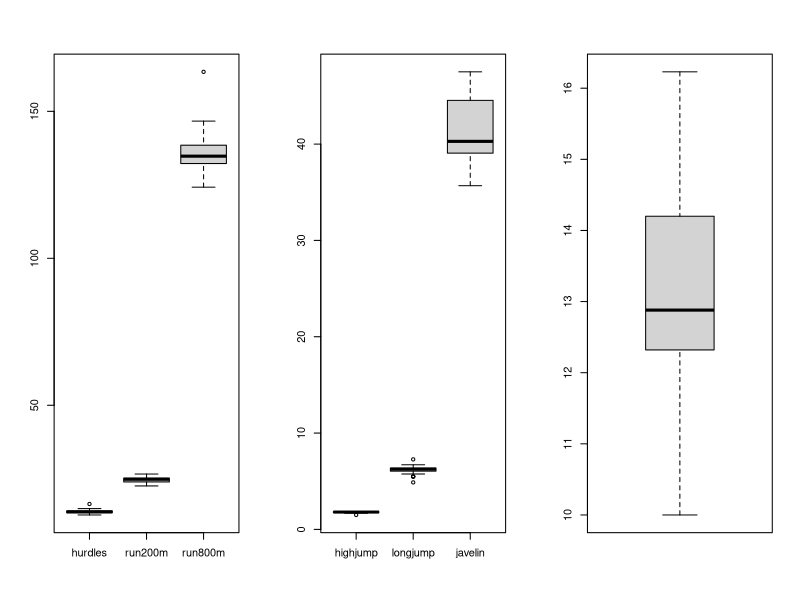
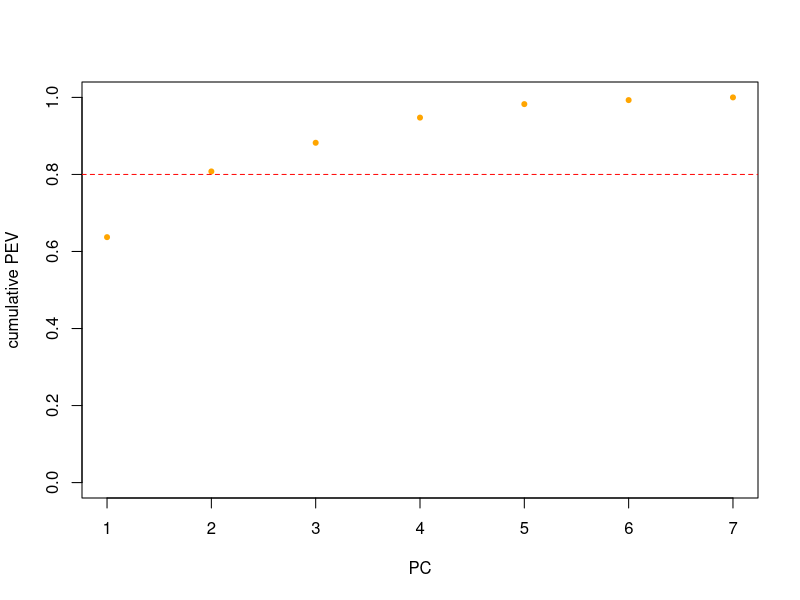
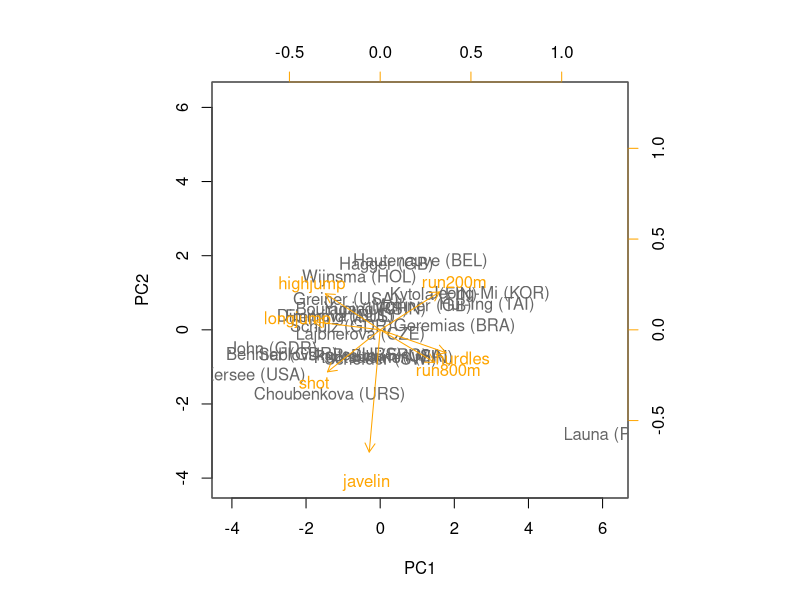

The R script that drew these images, in order:
#' ---
#' title: "R Notebook"
#' output:
#'   html_document:
#'     df_print: paged
#'   pdf_document: default
#' editor_options:
#'   chunk_output_type: console
#' ---
#' 
## ----include=FALSE---------------------------------------------------------------------------------------------------
knitr::opts_chunk$set(comment = '>')

#' 
#' ### CS5706
#' ###  Lab 04 - Exploratory Data Analysis in R
#' #### Exercise: EDA and PCA
#' *Alessandro Pandini*
#' Revision: 1.01
#' 
#' ***
#' 
#' #### 1. load data and summary statistics
## --------------------------------------------------------------------------------------------------------------------
### 1.1 load the data from the heptatlon.csv file and inspect it
###   the dataset is available also in the HSAUR package
heptatlon <- read.csv(file="heptatlon.csv")
str(heptatlon)
### 1.2 get a summary report of the variables
summary(heptatlon)
### 1.3 remove the score variable from the dataset
heptatlon_no_score <- heptatlon[,-8]
### 1.4 calculate person correlation coefficient for the dataset
cor(heptatlon_no_score)

#' 
#' #### 2. graphical analysis
## --------------------------------------------------------------------------------------------------------------------
### 2.1 create a vector s_variables of labels for:
###   hurdles, run200m, run800m
s_variables <- c("hurdles","run200m","run800m")
### 2.2 create a vector m_variables of labels for:
###   highjump, longjump, javelin
m_variables <- c("highjump","longjump","javelin")
### 2.3 generate three simple boxplots for s_variables, m_variables and shot
###   display all three plots on one page
opar <- par(no.readonly = TRUE)
par(mfrow = c(1,3))
boxplot(heptatlon[s_variables])
boxplot(heptatlon[m_variables])
boxplot(heptatlon$shot)
par(opar)

#' 
#' #### 3. PCA
## --------------------------------------------------------------------------------------------------------------------
### 3.1 perform PCA on the dataset (without the score variable)
pc_heptatlon <- prcomp(heptatlon_no_score, center = T, scale. = T)

#' 
#' #### 4. Visual analysis of PCA results
## --------------------------------------------------------------------------------------------------------------------
### 4.1 calculate the proportion of explained variance (PEV) from the std values
pc_heptatlon_var <- pc_heptatlon$sdev^2
pc_heptatlon_PEV <- pc_heptatlon_var / sum(pc_heptatlon_var)
### 4.2 plot the cumulative PEV
opar <- par(no.readonly = TRUE)
plot(
  cumsum(pc_heptatlon_PEV),
  ylim = c(0,1),
  xlab = 'PC',
  ylab = 'cumulative PEV',
  pch = 20,
  col = 'orange'
)
abline(h = 0.8, col = 'red', lty = 'dashed')
par(opar)
### 4.3 get and inspect the loadings
pc_heptatlon_loadings <- pc_heptatlon$rotation
pc_heptatlon_loadings
### 4.4 generate a biplot for PC1 and PC2
opar <- par(no.readonly = TRUE)
biplot(
  pc_heptatlon,
  scale = 0,
  col = c('grey40','orange')
)
par(opar)

